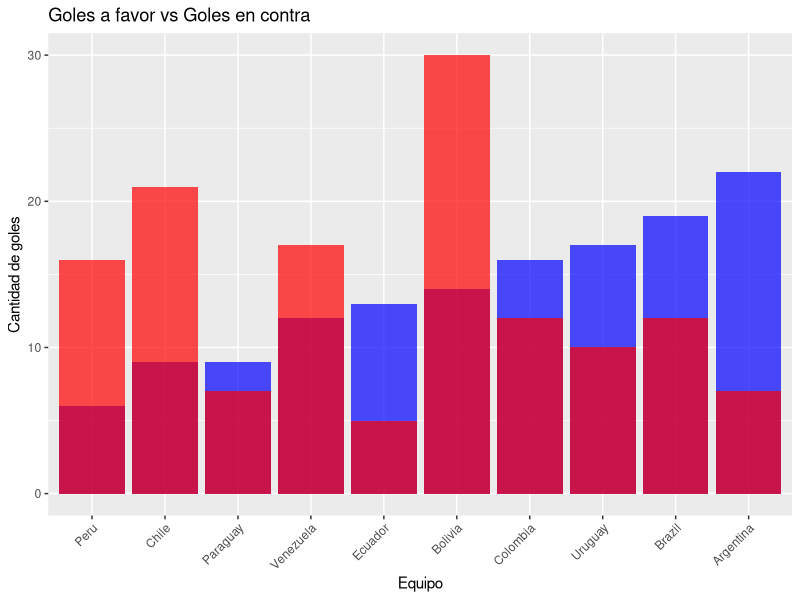
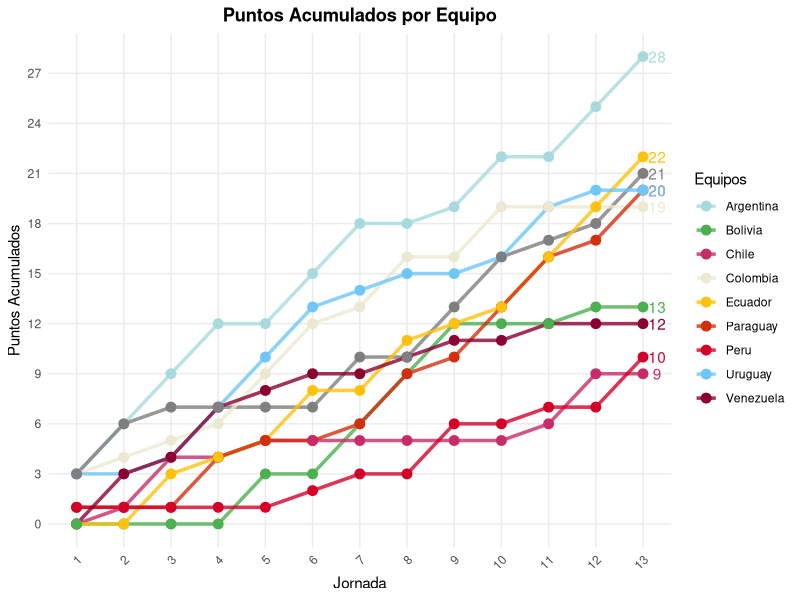
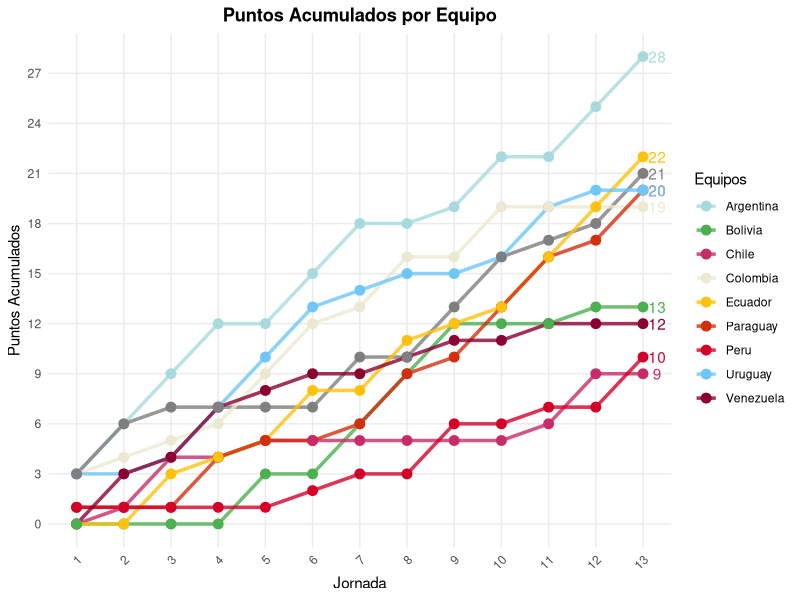

Write R code to recreate these figures, in order.
# ================================
# Librerías necesarias
# ================================
library(tidyverse)
library(lubridate)
library(caret)
library(randomForest)

# ================================
# Cargar y preparar datos
# ================================
datos <- read.csv("datos.csv")

# Asegurémonos que la fecha esté en formato Date
datos$fecha <- as.Date(datos$fecha)

# Colores de los equipos
colores_equipos <- c(
  "Argentina" = "#A8DADD",
  "Bolivia" = "#4CAF50",
  "Brasil" = "#9BC53D",
  "Chile" = "#C72C68",
  "Colombia" = "#EDE8D2",
  "Ecuador" = "#FEC20E",
  "Peru" = "#D50028",
  "Paraguay" = "#D32F0F",
  "Uruguay" = "#6EC6F9",
  "Venezuela" = "#8B0031"
)

# ================================
# Análisis Exploratorio de Datos (EDA)
# ================================
# Estadísticas descriptivas básicas
summary_estadisticas <- summary(datos[, c("goles_a_favor", "goles_en_contra", "puntos", 
                                          "disparos", "disparos_al_arco", "posesion", 
                                          "pases", "pases_completados_en_porcentaje", 
                                          "tarjetas_amarillas", "tarjetas_rojas")])
print(summary_estadisticas)

# Distribución de resultados
tabla_resultados <- table(datos$resultado_texto)
print(tabla_resultados)

# Promedio de posesión por equipo
posesion_por_equipo <- datos %>%
  group_by(equipo) %>%
  summarise(posesion = mean(posesion, na.rm = TRUE)) %>%
  arrange(desc(posesion))
print(posesion_por_equipo)

# Promedio de disparos por equipo
disparos_por_equipo <- datos %>%
  group_by(equipo) %>%
  summarise(disparos_promedio = mean(disparos, na.rm = TRUE)) %>%
  arrange(desc(disparos_promedio))
print(disparos_por_equipo)

# Gráfico de goles a favor vs en contra por equipo
datos_resumidos <- datos %>%
  group_by(equipo) %>%
  summarise(goles_a_favor = sum(goles_a_favor),
            goles_en_contra = sum(goles_en_contra))

ggplot(datos_resumidos, aes(x = reorder(equipo, goles_a_favor))) +
  geom_bar(aes(y = goles_a_favor), stat = "identity", fill = "blue", alpha = 0.7) +
  geom_bar(aes(y = goles_en_contra), stat = "identity", fill = "red", alpha = 0.7) +
  labs(title = "Goles a favor vs Goles en contra",
       y = "Cantidad de goles",
       x = "Equipo") +
  theme(axis.text.x = element_text(angle = 45, hjust = 1))

# ================================
# Insights
# ================================
# Efectividad de alineaciones
alineacion_efectividad <- datos %>%
  group_by(equipo, alineacion) %>%
  summarise(partidos = n(),
            victorias = sum(resultado_texto == "Victoria"),
            puntos_total = sum(puntos),
            efectividad_porcentaje = (puntos_total / (partidos * 3)) * 100,
            .groups = "drop") %>%
  arrange(equipo, desc(efectividad_porcentaje))

# Mejor alineación por equipo
mejor_alineacion_por_equipo <- alineacion_efectividad %>%
  group_by(equipo) %>%
  filter(partidos >= 2) %>%
  slice_max(order_by = efectividad_porcentaje, n = 1)
print(mejor_alineacion_por_equipo)

# Cambios de entrenador y formación por equipo
cambios_entrenador <- datos %>%
  group_by(equipo) %>%
  summarise(entrenadores_diferentes = n_distinct(entrenador), .groups = "drop") %>%
  arrange(desc(entrenadores_diferentes))

cambios_formacion <- datos %>%
  group_by(equipo) %>%
  summarise(formaciones_diferentes = n_distinct(alineacion), .groups = "drop") %>%
  arrange(desc(formaciones_diferentes))

# Comparación de cambios
equipo_menos_cambios_entrenador <- cambios_entrenador %>% 
  slice_min(order_by = entrenadores_diferentes, n = 1)

print("Equipo con menos cambios de entrenador:")
print(equipo_menos_cambios_entrenador)

# Equipo con mayor porcentaje de pases completados
pases_completados_por_equipo <- datos %>%
  group_by(equipo) %>%
  summarise(pases_completados_prom = mean(pases_completados_en_porcentaje, na.rm = TRUE)) %>%
  arrange(desc(pases_completados_prom))

print(paste("Equipo con mayor % de pases completados:", 
            pases_completados_por_equipo$equipo[1], 
            "con", round(pases_completados_por_equipo$pases_completados_prom, 1), "% en promedio"))

# ================================
# Modelado Predictivo
# ================================
# Preparar datos para modelado
datos_modelado <- datos %>%
  select(equipo, rival, 
         goles_a_favor, 
         goles_en_contra, 
         posesion, 
         disparos, 
         disparos_al_arco, 
         pases_completados_en_porcentaje, 
         altitud)

# Función para crear características para cada partido
preparar_datos_partido <- function(equipo_local, equipo_visitante, datos) {
  stats_local <- datos %>%
    filter(equipo == equipo_local) %>%
    summarise(across(c(goles_a_favor, goles_en_contra, posesion, disparos, disparos_al_arco, 
                       pases_completados_en_porcentaje), mean, na.rm = TRUE))
  
  stats_visitante <- datos %>%
    filter(equipo == equipo_visitante) %>%
    summarise(across(c(goles_a_favor, goles_en_contra, posesion, disparos, disparos_al_arco, 
                       pases_completados_en_porcentaje), mean, na.rm = TRUE))
  
  altitud_local <- datos %>%
    filter(equipo == equipo_local) %>%
    select(altitud) %>%
    slice(1) %>%
    pull(altitud)
  
  partido <- data.frame(
    Equipo_Local = equipo_local,
    Equipo_Visitante = equipo_visitante,
    Goles_a_favor_local_prom = stats_local$goles_a_favor,
    Goles_en_contra_local_prom = stats_local$goles_en_contra,
    Posesion_local_prom = stats_local$posesion,
    Disparos_local_prom = stats_local$disparos,
    Disparos_al_Arco_local_prom = stats_local$disparos_al_arco,
    Pases_completados_local_prom = stats_local$pases_completados_en_porcentaje,
    Goles_a_favor_visitante_prom = stats_visitante$goles_a_favor,
    Goles_en_contra_visitante_prom = stats_visitante$goles_en_contra,
    Posesion_visitante_prom = stats_visitante$posesion,
    Disparos_visitante_prom = stats_visitante$disparos,
    Disparos_al_Arco_visitante_prom = stats_visitante$disparos_al_arco,
    Pases_completados_visitante_prom = stats_visitante$pases_completados_en_porcentaje,
    Altitud = altitud_local
  )
  
  return(partido)
}

# Crear datos históricos para el modelo
partidos_historicos <- data.frame()
for (i in 1:nrow(datos)) {
  partido <- preparar_datos_partido(datos$equipo[i], datos$rival[i], datos)
  partido$goles_local <- datos$goles_a_favor[i]
  partido$goles_visitante <- datos$goles_en_contra[i]
  partidos_historicos <- rbind(partidos_historicos, partido)
}

# Dividir los datos en entrenamiento y validación
set.seed(123)
indices_train <- createDataPartition(partidos_historicos$goles_local, p = 0.8, list = FALSE)
train_data <- partidos_historicos[indices_train, ]
test_data <- partidos_historicos[-indices_train, ]

# Entrenar modelos de regresión
modelo_goles_local <- randomForest(
  goles_local ~ Goles_a_favor_local_prom + Goles_en_contra_local_prom + 
    Posesion_local_prom + Disparos_local_prom + Disparos_al_Arco_local_prom +
    Goles_a_favor_visitante_prom + Goles_en_contra_visitante_prom +
    Posesion_visitante_prom + Disparos_visitante_prom + Altitud,
  data = train_data, ntree = 100
)

modelo_goles_visitante <- randomForest(
  goles_visitante ~ Goles_a_favor_visitante_prom + Goles_en_contra_visitante_prom + 
    Posesion_visitante_prom + Disparos_visitante_prom + Disparos_al_Arco_visitante_prom +
    Goles_a_favor_local_prom + Goles_en_contra_local_prom +
    Posesion_local_prom + Disparos_local_prom + Altitud,
  data = train_data, ntree = 100
)

# Evaluación de los modelos
pred_local <- predict(modelo_goles_local, test_data)
pred_visitante <- predict(modelo_goles_visitante, test_data)

# Error cuadrático medio
rmse_local <- sqrt(mean((pred_local - test_data$goles_local)^2))
rmse_visitante <- sqrt(mean((pred_visitante - test_data$goles_visitante)^2))

cat("RMSE para predicción de goles locales:", rmse_local, "\n")
cat("RMSE para predicción de goles visitantes:", rmse_visitante, "\n")

# Predicciones para la siguiente jornada
proximos_partidos <- list(
  c("Bolivia", "Uruguay"),
  c("Chile", "Ecuador"),
  c("Venezuela", "Peru"),
  c("Colombia", "Paraguay"),
  c("Argentina", "Brazil")
)

predicciones <- data.frame()
for (partido in proximos_partidos) {
  local <- partido[1]
  visitante <- partido[2]
  
  datos_partido <- preparar_datos_partido(local, visitante, datos)
  
  goles_local_pred <- predict(modelo_goles_local, datos_partido)
  goles_visitante_pred <- predict(modelo_goles_visitante, datos_partido)
  
  # Redondeamos las predicciones
  goles_local_pred <- round(goles_local_pred)
  goles_visitante_pred <- round(goles_visitante_pred)
  
  # Determinamos el resultado
  if (goles_local_pred > goles_visitante_pred) {
    resultado <- "Victoria Local"
    puntos_local <- 3
    puntos_visitante <- 0
  } else if (goles_local_pred < goles_visitante_pred) {
    resultado <- "Victoria Visitante"
    puntos_local <- 0
    puntos_visitante <- 3
  } else {
    resultado <- "Empate"
    puntos_local <- 1
    puntos_visitante <- 1
  }
  
  prediccion <- data.frame(
    Local = local,
    Visitante = visitante,
    Goles_Local_Pred = goles_local_pred,
    Goles_Visitante_Pred = goles_visitante_pred,
    Resultado_Pred = paste0(goles_local_pred, "-", goles_visitante_pred, " (", resultado, ")"),
    Puntos_Local = puntos_local,
    Puntos_Visitante = puntos_visitante
  )
  
  predicciones <- rbind(predicciones, prediccion)
}

print("Predicciones para la siguiente jornada:")
print(predicciones)


# ================================
# Puntos Acumulados por Equipo a lo Largo de las Jornadas
# ================================


# Gráfico de Puntos Acumulados

grafico_puntos_acumulados <- ggplot(datos, aes(x = factor(jornada, 1:13), y = puntos_acumulados, color = equipo, group = equipo)) + 
  geom_line(size = 1.2, alpha = 0.8) + 
  geom_point(size = 3) + 
  geom_text(data = subset(datos, jornada == 13), 
            aes(label = round(puntos_acumulados, 0)), 
            nudge_x = 0.3, 
            show.legend = FALSE) +  # Mostrar números solo en la jornada 13
  scale_color_manual(values = colores_equipos) + 
  scale_y_continuous(breaks = seq(0, 30, by = 3)) + 
  labs(
    title = "Puntos Acumulados por Equipo", 
    x = "Jornada", 
    y = "Puntos Acumulados"
  ) + 
  theme_minimal() + 
  theme(
    axis.text.x = element_text(angle = 45, hjust = 1), 
    legend.position = "right", 
    plot.title = element_text(hjust = 0.5, face = "bold"), 
    panel.grid.minor = element_blank()
  ) + 
  guides(color = guide_legend(title = "Equipos"))

# Imprimir gráfico
print(grafico_puntos_acumulados)

# Guardar gráfico
ggsave("puntos_acumulados_linechart.png", grafico_puntos_acumulados, width = 12, height = 7, dpi = 300)